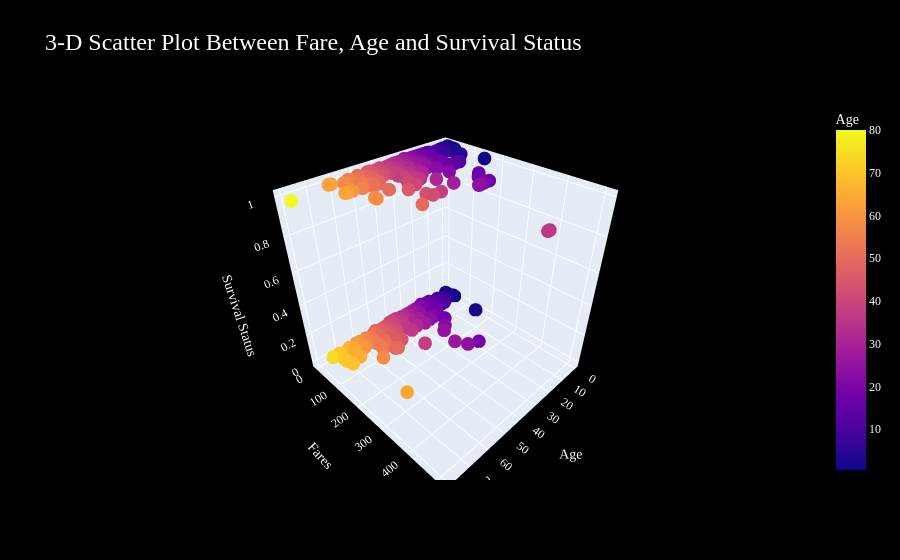

Notebook code cell kept with this figure:
### Markdown cell above
> **3-D Scatter Graph For Age, Fare and Survival Status**

### Code cell
import seaborn as sns
import matplotlib.pyplot as plt
import plotly.express as px
titanic = sns.load_dataset('titanic')
titanic
graph = px.scatter_3d(titanic,x='age',y='fare',z='survived',color='age',title='3-D Scatter Plot Between Fare, Age and Survival Status',labels={'fare':'Fares','survived':'Survival Status','age':'Age'})
graph.update_layout(
    font_family="Times New",
    font_color="white",
    title_font_family="Times New Roman",
    title_font_color="White",
    paper_bgcolor='black',
    title_font_size=24,
    legend_title_font_color="Blue")
graph.show()

### Figure 1 — Plotly figure (JSON) as saved in the notebook; plotly's stock layout.template omitted (floating-point values rounded to 4 significant figures; data arrays with more than 128 entries replaced by an {"elided": "..."} marker saying what was removed)
{"data": [{"hovertemplate": "Age=%{marker.color}<br>Fares=%{y}<br>Survival Status=%{z}<extra></extra>", "legendgroup": "", "marker": {"color": {"elided": "891 float values"}, "coloraxis": "coloraxis", "symbol": "circle"}, "mode": "markers", "name": "", "scene": "scene", "showlegend": false, "type": "scatter3d", "x": {"elided": "891 float values"}, "y": {"elided": "891 float values"}, "z": {"elided": "891 int values"}}], "layout": {"coloraxis": {"colorbar": {"title": {"text": "Age"}}, "colorscale": [[0, "#0d0887"], [0.1111, "#46039f"], [0.2222, "#7201a8"], [0.3333, "#9c179e"], [0.4444, "#bd3786"], [0.5556, "#d8576b"], [0.6667, "#ed7953"], [0.7778, "#fb9f3a"], [0.8889, "#fdca26"], [1, "#f0f921"]]}, "font": {"color": "white", "family": "Times New"}, "legend": {"title": {"font": {"color": "Blue"}}, "tracegroupgap": 0}, "paper_bgcolor": "black", "scene": {"domain": {"x": [0, 1], "y": [0, 1]}, "xaxis": {"title": {"text": "Age"}}, "yaxis": {"title": {"text": "Fares"}}, "zaxis": {"title": {"text": "Survival Status"}}}, "title": {"font": {"color": "White", "family": "Times New Roman", "size": 24}, "text": "3-D Scatter Plot Between Fare, Age and Survival Status"}}}
